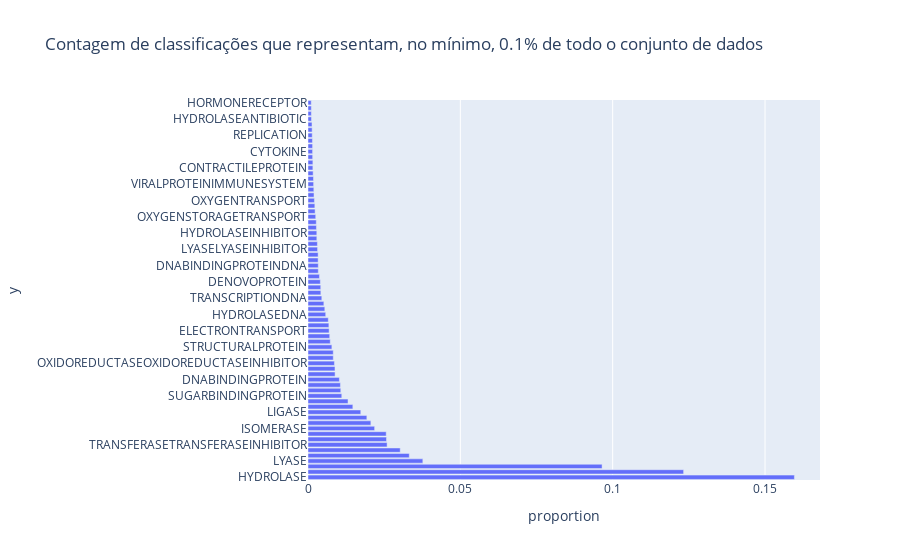

This figure's notebook cell:
### Code cell
print("Visualizando a contagem de diferentes classes para Y")

corte = 0.001
df_counts = df.value_counts('y', normalize=True).reset_index().query(f"proportion >= {corte}")

fig = px.bar(df_counts, 
             x='proportion', y='y', 
             title=f"Contagem de classificações que representam, no mínimo, {corte * 100}% de todo o conjunto de dados")
fig.show()

### Figure 1 — Plotly figure (JSON) as saved in the notebook; plotly's stock layout.template omitted (floating-point values rounded to 4 significant figures)
{"data": [{"alignmentgroup": "True", "hovertemplate": "proportion=%{x}<br>y=%{y}<extra></extra>", "legendgroup": "", "marker": {"color": "#636efa", "pattern": {"shape": ""}}, "name": "", "offsetgroup": "", "orientation": "h", "showlegend": false, "textposition": "auto", "type": "bar", "x": [0.1596, 0.1233, 0.09652, 0.03769, 0.03324, 0.03027, 0.02596, 0.02577, 0.02567, 0.02187, 0.02064, 0.01931, 0.01732, 0.01472, 0.01314, 0.01109, 0.01076, 0.01064, 0.0103, 0.008893, 0.008856, 0.008674, 0.008298, 0.008286, 0.007837, 0.007303, 0.007121, 0.006927, 0.006854, 0.00666, 0.005811, 0.00552, 0.005205, 0.004537, 0.004222, 0.004185, 0.004052, 0.003761, 0.003385, 0.003373, 0.003324, 0.003324, 0.003142, 0.003081, 0.0029, 0.002887, 0.002766, 0.002718, 0.002536, 0.002329, 0.002244, 0.002111, 0.001965, 0.001917, 0.001844, 0.001796, 0.001686, 0.001601, 0.001601, 0.001529, 0.001504, 0.001504, 0.001456, 0.001383, 0.001359, 0.00131, 0.001153, 0.001092, 0.001092, 0.001055], "xaxis": "x", "y": ["HYDROLASE", "TRANSFERASE", "OXIDOREDUCTASE", "LYASE", "IMMUNESYSTEM", "HYDROLASEHYDROLASEINHIBITOR", "TRANSFERASETRANSFERASEINHIBITOR", "TRANSCRIPTION", "TRANSPORTPROTEIN", "ISOMERASE", "STRUCTURALGENOMICSUNKNOWNFUNCTION", "SIGNALINGPROTEIN", "LIGASE", "VIRALPROTEIN", "PROTEINBINDING", "SUGARBINDINGPROTEIN", "MEMBRANEPROTEIN", "UNKNOWNFUNCTION", "DNABINDINGPROTEIN", "METALBINDINGPROTEIN", "TRANSFERASEDNA", "OXIDOREDUCTASEOXIDOREDUCTASEINHIBITOR", "DNA", "CELLADHESION", "STRUCTURALPROTEIN", "CHAPERONE", "RNA", "ELECTRONTRANSPORT", "PROTEINTRANSPORT", "GENEREGULATION", "HYDROLASEDNA", "TOXIN", "RNABINDINGPROTEIN", "TRANSCRIPTIONDNA", "CELLCYCLE", "TRANSCRIPTIONREGULATOR", "DENOVOPROTEIN", "RIBOSOME", "LIPIDBINDINGPROTEIN", "DNABINDINGPROTEINDNA", "BIOSYNTHETICPROTEIN", "METALTRANSPORT", "LYASELYASEINHIBITOR", "FLUORESCENTPROTEIN", "TRANSLATION", "HYDROLASEINHIBITOR", "PLANTPROTEIN", "APOPTOSIS", "OXYGENSTORAGETRANSPORT", "LUMINESCENTPROTEIN", "HORMONE", "OXYGENTRANSPORT", "RNABINDINGPROTEINRNA", "PEPTIDEBINDINGPROTEIN", "VIRALPROTEINIMMUNESYSTEM", "TRANSFERASERNA", "MOTORPROTEIN", "CONTRACTILEPROTEIN", "LIGASELIGASEINHIBITOR", "HORMONEGROWTHFACTOR", "CYTOKINE", "PHOTOSYNTHESIS", "HYDROLASERNA", "REPLICATION", "STRUCTURALPROTEINDNA", "ISOMERASEISOMERASEINHIBITOR", "HYDROLASEANTIBIOTIC", "TRANSCRIPTIONTRANSCRIPTIONINHIBITOR", "BLOODCLOTTING", "HORMONERECEPTOR"], "yaxis": "y"}], "layout": {"barmode": "relative", "legend": {"tracegroupgap": 0}, "title": {"text": "Contagem de classificações que representam, no mínimo, 0.1% de todo o conjunto de dados"}, "xaxis": {"anchor": "y", "domain": [0, 1], "title": {"text": "proportion"}}, "yaxis": {"anchor": "x", "domain": [0, 1], "title": {"text": "y"}}}}
